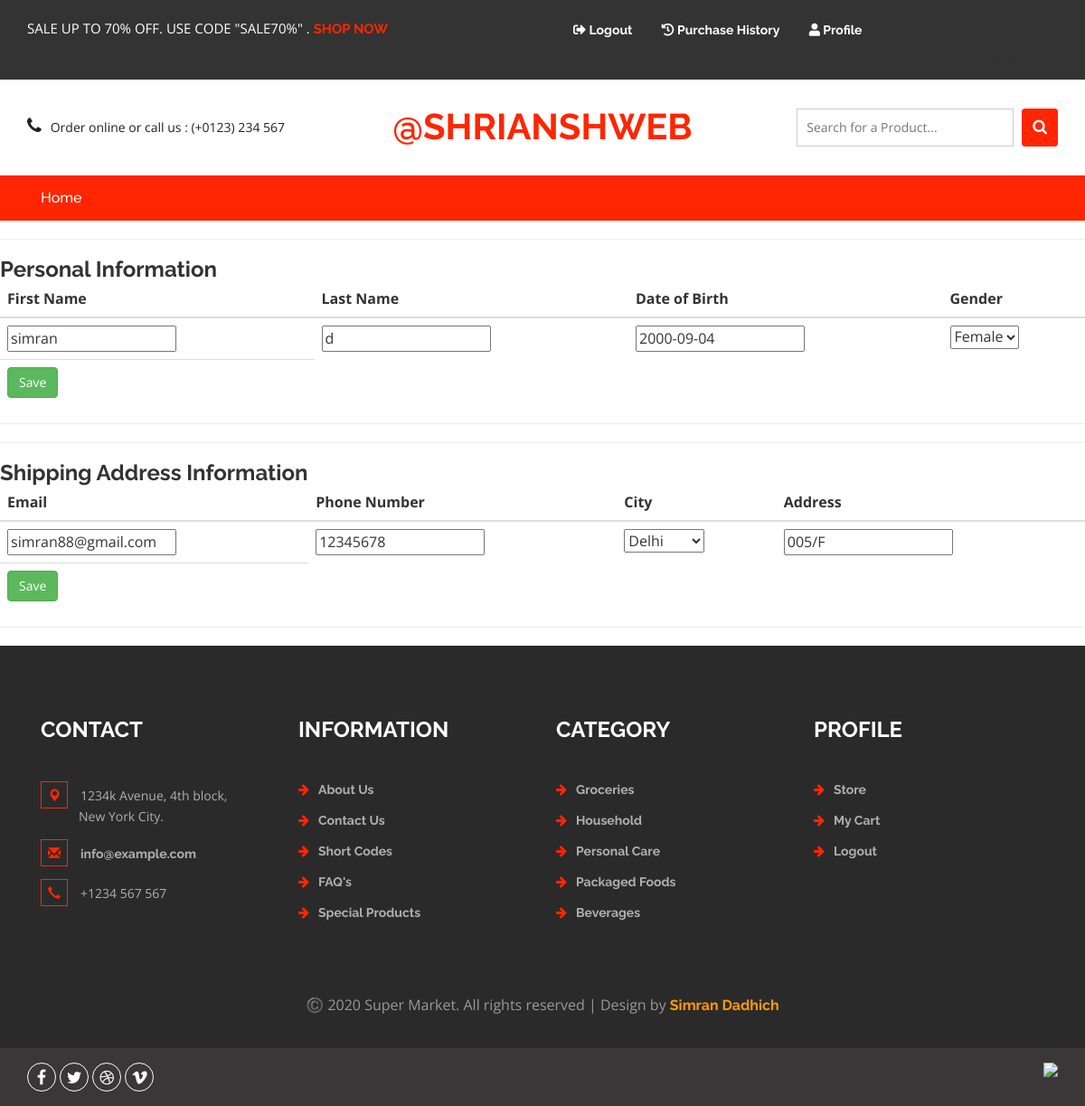
/accounts/profile/ (signed in), run on the app's committed database.
### accounts/models.py (models this page shows, shortened)
class MyUser(AbstractBaseUser):
    email = models.EmailField(
        verbose_name='email address',
        max_length=255,
        unique=True,
    )
    first_name = models.CharField(max_length=255)
    last_name = models.CharField(max_length=255)
    date_of_birth = models.DateField()
    phone_number = models.DecimalField(max_digits=8, decimal_places=0)
    gender = models.CharField(choices=GENDER_CHOICES, max_length=128)
    city = models.CharField(choices=CITY_CHOICES, max_length=128)
    address = models.CharField(max_length=255)
    is_active = models.BooleanField(default=True)
    is_admin = models.BooleanField(default=False)
    objects = MyUserManager()
    USERNAME_FIELD = 'email'
    REQUIRED_FIELDS = ['first_name', 'last_name',
                       'date_of_birth', 'phone_number', 'gender', 'city', 'address']

### accounts/views.py (the view)
# urls.py: path('accounts/profile/', views.ProfileUpdate.as_view(template_name = 'registration/profile.html', success_url="."), name='profile'),
class ProfileUpdate(UpdateView):
    moddel = MyUser
    form_class = UserProfile
    def get_object(self, queryset=None):
        return self.request.user

### accounts/forms.py
class UserProfile(forms.ModelForm):
    class Meta:
        model = MyUser
        fields = [
            'first_name', 'last_name', 'email', 'password', 'phone_number', 'date_of_birth',
            'gender', 'city', 'address'
        ]

### accounts/templates/registration/profile.html (shortened to what this page needs)
{% extends 'base.html' %}
{% block content %}
<hr>
<h3>Personal Information</h3>
 <table class="table">
    <thead>
    <tr>
        <th scope="col">First Name</th>
        <th scope="col">Last Name</th>
        <th scope="col">Date of Birth</th>
        <th scope="col">Gender</th>
    </tr>
    </thead>
    <form action="{% url 'accounts:profile' %}" method="POST" class="form-group">
        <tbody>
        <tr>
            <td>{{form.first_name }}</td>
            <td>{{form.last_name }}</td>
            <td>{{form.date_of_birth }}</td>
            <td>{{form.gender }}</td>
        </tr>
        <tr>
            <td>
                <button type="submit" class="btn btn-success">Save</button>
            </td>
        </tr>
        </tbody>
    </form>
 </table>
<hr>
<hr>
<h3>Shipping Address Information</h3>
<table class="table">
    <thead>
        <th scope="col">Email</th>
        <th scope="col">Phone Number</th>
        <th scope="col">City</th>
        <th scope="col">Address</th>
    </thead>
    <tbody>
        <tr>
            <td>{{form.email }}</td>
            <td>{{form.phone_number }}</td>
            <td>{{form.city }}</td>
            <td>{{form.address }}</td>
        </tr>
        <tr>
            <td>
                <button type="submit" class="btn btn-success">Save</button>
            </td>
        </tr>
        </tbody>
</table>
<hr>
{% endblock %}

### products/static/products/css/style.css (style rules this page uses)
html, body { font-size: 100%; font-family: 'Open Sans', sans-serif; background:white; }
h1,h2,h3,h4,h5,h6,a { font-family: 'Raleway', sans-serif; margin:0; font-weight:700; }

### data on the page
MyUser: first_name "simran", last_name "d", date_of_birth "2000-09-04", gender "Female", email "simran88@gmail.com", phone_number "12345678", city "Delhi", address "005/F"
